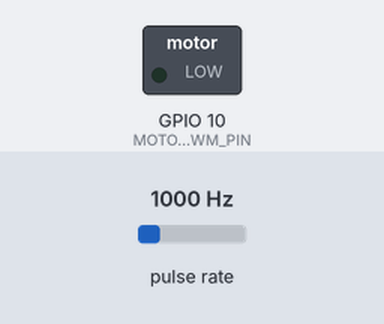
The sketch below on a simulated ESP32-S3. On the bench: switched loads named in the sketch (green lamp = pin HIGH). Wiring (inferred from the names in the program): pulse sensor: data GPIO 3. Inputs (shaded band) come from the test bench; at power-on: pulse rate 1000 Hz. WiFi joins after 1.5 s; servers stay silent unless stated; what the sketch prints to the serial monitor is not drawn.

Above: at 3.7 s.
3.8 s: pulse rate (sensor on GPIO 3) set to 100 Hz
At 5.2 s:
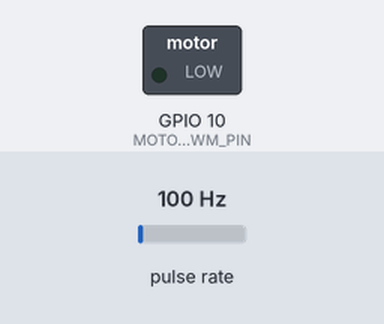
5.5 s: pulse rate (sensor on GPIO 3) set to 1250 Hz
At 6.3 s:
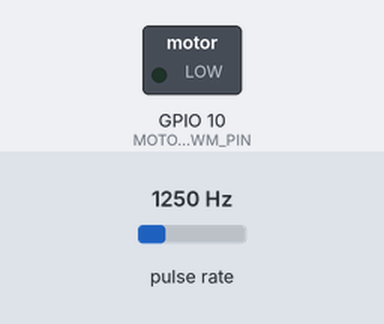
Timing chart, 0 to 8.5 s (numbered marks = the images above; inputs shaded):
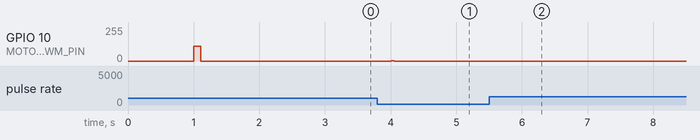

The sketch:

c3_speed_PID.ino
```cpp
// --- PID Motor trainer ---
// by Nyoman Yudi Kurniawan
// www.aisi555.com

#include <WiFi.h>
#include <ESPAsyncWebServer.h>
#include "esp32-hal-timer.h"
//#include "driver/ledc.h"

// --- KONFIGURASI JARINGAN & PIN ---
const char* ssid = "Nama Wifi";     // <<< GANTI INI
const char* password = "1234567890";   // <<< GANTI INI

#define TACHO_PIN 3                      // Pin GPIO untuk input sensor Tacho
#define MOTOR_PWM_PIN 10                 // Pin GPIO untuk output kontrol PWM motor (PENTING!)

// --- KONFIGURASI TACHO & TIMER ---
#define PULSES_PER_ROTATION 20           // Pulsa per putaran (sesuai kalibrasi Anda)
#define TIMER_FREQ 1000000               // 1 MHz (sumber clock untuk timer)
#define TIMER_INTERVAL_US 100000         // 100 ms (Interval untuk menghitung pulsa)
#define IDLE_TIMEOUT_MS 2000             // 2 detik (Waktu sebelum RPM dianggap 0)
#define DEBOUNCE_TIME_MS 2               // 2ms (Debouncing untuk sinyal Tacho)

// --- KONFIGURASI PWM MOTOR ---
#define PWM_CHANNEL 0
#define PWM_FREQ 20000                   // 20 kHz (frekuensi yang baik untuk motor)
#define PWM_RESOLUTION 10                 // Resolusi 10 bit (range 0 - 1024)

// --- KONFIGURASI KONTROL PID ---
#define TARGET_RPM 400.0                 // Setpoint RPM (TARGET)

// Nilai PID awal (Perlu Disesuaikan/Tuning di dunia nyata)
#define KP 1                           // Proportional Gain
#define KI 0.1                          // Integral Gain
#define KD 0.01                         // Derivative Gain
#define PID_TASK_DELAY_MS 50             // Frekuensi loop kontrol (50ms)

// WebServer
AsyncWebServer server(80);

// --- Variabel Global Tacho & Timer (Critical Section) ---
hw_timer_t *timer = NULL;
volatile SemaphoreHandle_t timerSemaphore;
portMUX_TYPE timerMux = portMUX_INITIALIZER_UNLOCKED;

volatile unsigned long pulseCountForRPM = 0;
volatile unsigned long lastValidPulseTime = 0;
volatile float rpm = 0;
volatile unsigned long lastUpdate = 0;
volatile unsigned long pulsesUsedForLastRPM = 0;
volatile unsigned long totalTachoTriggers = 0;

// --- Variabel Global PID ---
volatile float currentPWM = 0; // PWM Output saat ini (0-1023)
float integralError = 0;
float lastError = 0;
unsigned long lastPIDTime = 0;

// Fungsi ISR Timer (Idle Lock Fix)
void ARDUINO_ISR_ATTR onTimer() {
  unsigned long currentTime = millis();
  portENTER_CRITICAL_ISR(&timerMux);

  // 1. Hitung RPM
  unsigned long pulsesThisInterval = pulseCountForRPM;
  pulsesUsedForLastRPM = pulsesThisInterval;
  pulseCountForRPM = 0;

  float intervalSec = (float)TIMER_INTERVAL_US / 1000000.0;
  float rotationsThisInterval = 0.0;
  if (PULSES_PER_ROTATION > 0) {
      rotationsThisInterval = (float)pulsesThisInterval / PULSES_PER_ROTATION;
  }

  rpm = (rotationsThisInterval * 60.0) / intervalSec;

  // 2. Logika Idle Timeout (FIXED)
  if (pulsesThisInterval > 0) {
      lastUpdate = currentTime;
  } else if (currentTime - lastUpdate > IDLE_TIMEOUT_MS) {
      rpm = 0.0;
  }

  portEXIT_CRITICAL_ISR(&timerMux);
  xSemaphoreGiveFromISR(timerSemaphore, NULL);
}

// Fungsi ISR Tacho
void IRAM_ATTR onTacho() {
  portENTER_CRITICAL_ISR(&timerMux);
  unsigned long currentTime = millis();
  totalTachoTriggers++;
  if ((currentTime - lastValidPulseTime) > DEBOUNCE_TIME_MS) {
    pulseCountForRPM++;
    lastValidPulseTime = currentTime;
  }
  portEXIT_CRITICAL_ISR(&timerMux);
}

/**
 * Fungsi Kontrol PID yang berjalan di tugas FreeRTOS terpisah.
 * Menghitung PWM berdasarkan error RPM dan menyesuaikan motor.
 */
void pidControl(void *pvParameters) {
  while (1) {
    unsigned long now = millis();
    float timeChange = (float)(now - lastPIDTime) / 1000.0; // Waktu dalam detik
    lastPIDTime = now;

    // Ambil RPM saat ini dari variabel volatile
    float currentRPM;
    portENTER_CRITICAL(&timerMux);
    currentRPM = rpm;
    portEXIT_CRITICAL(&timerMux);

    // 1. Hitung Error
    float error = TARGET_RPM - currentRPM;

    // 2. Proportional Term (P)
    float proportionalTerm = KP * error;

    // 3. Integral Term (I)
    integralError += error * timeChange;
    // Batasi integral error (Anti-Windup)
    float integralMax = 1023.0 / KI;
    if (integralError > integralMax) integralError = integralMax;
    if (integralError < -integralMax) integralError = -integralMax;
    float integralTerm = KI * integralError;

    // 4. Derivative Term (D)
    float derivativeTerm = KD * (error - lastError) / timeChange;
    lastError = error;

    // 5. Hitung Output PWM (PID Output)
    float outputPWM = proportionalTerm + integralTerm + derivativeTerm;

    // 6. Batasi Output ke Range PWM (0-1023)
    if (outputPWM > 1023) outputPWM = 1023;
    else if (outputPWM < 0) outputPWM = 0;

    // 7. Terapkan Output ke Motor
    ledcWrite(MOTOR_PWM_PIN, (int)outputPWM);
   // analogWrite(PWM_CHANNEL, (int)outputPWM);


    // Simpan nilai PWM saat ini untuk ditampilkan di Web
    currentPWM = outputPWM;

    // Tunggu sebentar sebelum iterasi berikutnya
    vTaskDelay(pdMS_TO_TICKS(PID_TASK_DELAY_MS));
  }
}

// Handler untuk endpoint data JSON
void handleData(AsyncWebServerRequest *request) {
    portENTER_CRITICAL(&timerMux);
    float currentRPM = rpm;
    float currentPWMDuty = currentPWM;
    portEXIT_CRITICAL(&timerMux);

    String json = "{";
    json += "\"rpm\": " + String(currentRPM, 2) + ",";
    json += "\"pwm\": " + String(currentPWMDuty, 0) + ",";
    json += "\"target\": " + String(TARGET_RPM, 0) + ",";
    json += "\"kp\": " + String(KP, 3) + ",";
    json += "\"ki\": " + String(KI, 3) + ",";
    json += "\"kd\": " + String(KD, 3);
    json += "}";
    request->send(200, "application/json", json);
}

// --- HTML Dashboard (Gauge + Kontrol Status) ---
const char index_html[] PROGMEM = R"rawliteral(
<!DOCTYPE html>
<html lang="en">
<head>
    <meta charset="UTF-8" />
    <meta name="viewport" content="width=device-width, initial-scale=1.0"/>
    <title>ESP32 RPM PID Controller</title>

    <script src="https://cdn.jsdelivr.net/npm/canvas-gauges@2.1.7/gauge.min.js"></script>
    <script src="https://code.jquery.com/jquery-3.6.0.min.js"></script>

    <style>
        body {
            background: #222;
            font-family: Arial, sans-serif;
            padding: 10px;
            color: white;
            text-align: center;
        }
        .container {
            display: flex;
            flex-direction: column;
            align-items: center;
            max-width: 600px;
            margin: 10px auto;
            background: #333;
            border-radius: 15px;
            box-shadow: 0 8px 20px rgba(0,0,0,0.5);
            padding: 20px;
        }
        h2 {
            color: #FFEB3B;
            margin-bottom: 5px;
        }
        .status-box {
            margin-top: 20px;
            padding: 15px;
            background: #444;
            border-radius: 10px;
            width: 100%;
            text-align: left;
        }
        .status-item {
            display: flex;
            justify-content: space-between;
            margin-bottom: 8px;
            font-size: 1.1em;
            border-bottom: 1px solid #555;
            padding-bottom: 5px;
        }
        .status-value {
            font-weight: bold;
            color: #FFEB3B;
        }
    </style>
</head>
<body>

    <h2>⚙️ Kontrol Kecepatan Motor (PID)</h2>
    <p>Target RPM: <span id="targetRpmDisplay" class="status-value">400</span></p>

    <div class="container">
        <!-- RPM Gauge -->
        <div class="gauge-box">
            <canvas id="gaugeRPM" data-type="radial-gauge"
                data-width="350"
                data-height="350"
                data-min-value="0"
                data-max-value="1200"
                data-major-ticks="0,200,400,600,800,1000,1200"
                data-minor-ticks="10"
                data-units="RPM"
                data-title="RPM AKTUAL"
                data-value="0"
                data-color-value="#FFEB3B"
                data-border-shadow-width="0"
                data-glow="true"
                data-font-value="sans-serif"
                data-value-box="true"
                data-value-int="4"
                data-animation-rule="elastic">
            </canvas>
        </div>

        <!-- Status Kontrol -->
        <div class="status-box">
            <h3>Status Kontrol PID</h3>
            <div class="status-item"><span>Output PWM (0-1023):</span><span id="pwmDisplay" class="status-value">0</span></div>
            <div class="status-item"><span>Error (Target - Aktual):</span><span id="errorDisplay" class="status-value">0.00</span></div>
            <div class="status-item"><span>Kp:</span><span id="kpDisplay" class="status-value">0.00</span></div>
            <div class="status-item"><span>Ki:</span><span id="kiDisplay" class="status-value">0.00</span></div>
            <div class="status-item"><span>Kd:</span><span id="kdDisplay" class="status-value">0.00</span></div>
        </div>
    </div>

    <script>
        let gaugeRPM;

        const fetchPIDData = () => {
            fetch('/data')
            .then(response => {
                if (!response.ok) {
                    throw new Error('Network response was not ok');
                }
                return response.json();
            })
            .then(data => {
                const currentRPM = parseFloat(data.rpm) || 0;
                const currentPWM = parseInt(data.pwm) || 0;
                const targetRPM = parseFloat(data.target) || 0;

                // Update Gauge
                if (gaugeRPM) {
                    gaugeRPM.value = currentRPM;
                }

                // Update Status Display
                $('#pwmDisplay').text(currentPWM);
                $('#targetRpmDisplay').text(targetRPM);
                $('#errorDisplay').text((targetRPM - currentRPM).toFixed(2));
                $('#kpDisplay').text(parseFloat(data.kp).toFixed(3));
                $('#kiDisplay').text(parseFloat(data.ki).toFixed(3));
                $('#kdDisplay').text(parseFloat(data.kd).toFixed(3));
            })
            .catch(error => {
                console.error("❌ Gagal mengambil data PID:", error);
                if (gaugeRPM) gaugeRPM.value = 0;
            });
        };

        $(document).ready(function() {
            // Tunggu sebentar agar canvas-gauges selesai inisialisasi
            setTimeout(() => {
                const gauges = window.gauges || [];
                if (gauges.length > 0) {
                    gaugeRPM = gauges[0];
                } else {
                    console.error("Gauge RPM tidak terinisialisasi.");
                    return;
                }

                // Mulai ambil data
                fetchPIDData();

                // Jadwalkan pembaruan data setiap 500 ms (0.5 detik)
                setInterval(fetchPIDData, 500);

            }, 500);
        });
    </script>
</body>
</html>
)rawliteral";

void setup() {
    Serial.begin(115200);
    delay(1000);
    Serial.println("\nStarting ESP32 RPM PID WebServer...");

    // *** 1. SETUP PWM MOTOR ***
    //ledcSetup(PWM_CHANNEL, PWM_FREQ, PWM_RESOLUTION);
    ledcAttach(MOTOR_PWM_PIN,PWM_FREQ, PWM_RESOLUTION);
    ledcWrite(MOTOR_PWM_PIN, 0); // Pastikan motor mati saat startup

   //analogWriteResolution(PWM_RESOLUTION);
    //analogWriteFreq(PWM_FREQ); //biar gak bunyi ngiiing di motor
    //analogWrite(PWM_CHANNEL,0);


    // *** 2. INISIALISASI WAKTU TACHO *ledcAttach(MOTOR_PWM_PIN,PWM_FREQ, PWM_RESOLUTION);**
    unsigned long currentTime = millis();
    portENTER_CRITICAL(&timerMux);
    lastUpdate = currentTime; // Mencegah Idle Lock saat boot pertama
    lastValidPulseTime = currentTime;
    portEXIT_CRITICAL(&timerMux);

    // *** 3. SETUP PIN TACHO ***
    pinMode(TACHO_PIN, INPUT_PULLUP);
    attachInterrupt(digitalPinToInterrupt(TACHO_PIN), onTacho, RISING);

    // *** 4. SETUP TIMER TACHO ***
    timerSemaphore = xSemaphoreCreateBinary();
    timer = timerBegin(TIMER_FREQ);
    timerAttachInterrupt(timer, &onTimer);
    timerAlarm(timer, TIMER_INTERVAL_US, true,0);
    Serial.println("Timer and Interrupts Started.");

    // *** 5. SETUP FREE RTOS TASK PID ***
    xTaskCreate(
      pidControl,      // Fungsi yang akan dijalankan
      "PID Control",   // Nama tugas
      4096,            // Ukuran stack (bytes)
      NULL,            // Parameter tugas
      1,               // Prioritas (1 = lebih rendah dari task sistem)
      NULL             // Handle tugas
    );
    Serial.println("PID Control Task Started.");

    // *** 6. SETUP WIFI & WEBSERVER ***
    WiFi.begin(ssid, password);
    Serial.print("Connecting to WiFi...");
    while (WiFi.status() != WL_CONNECTED) {
        delay(500);
        Serial.print(".");
    }
    Serial.println("\n✅ WiFi Connected!");
    Serial.print("Web Server Address: http://");
    Serial.println(WiFi.localIP());

    server.on("/", HTTP_GET, [](AsyncWebServerRequest *request){
        request->send_P(200, "text/html", index_html);
    });
    server.on("/data", HTTP_GET, handleData);
    server.begin();
}

void loop() {
    // Loop utama dibiarkan kosong karena semua tugas penting (Tacho, Timer, PID, WebServer)
    // ditangani oleh Interrupt dan FreeRTOS Tasks.
}
```

Measured:
- after the input at 3.8 s, GPIO 10 (MOTOR_PWM_PIN): 0/255 → 1/255 after 0.21 s, → 0/255 0.05 s later
- after the input at 5.5 s, GPIO 10 (MOTOR_PWM_PIN): stays 0/255 (without the input it goes to 1/255 after 1.4 s)
